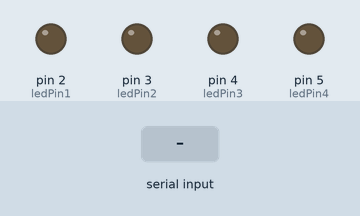
The sketch below on a simulated Arduino Uno, built with avr-gcc and run on an emulated ATmega328P. On the bench: output pins drawn as LEDs (lit = HIGH). Inputs (shaded band) come from the test bench.

Above: at 1.2 s.
1.3 s: "1" received over Serial
At 2.0 s:
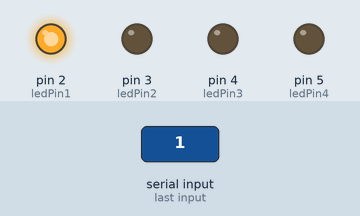
2.8 s: "2" received over Serial
At 3.1 s:
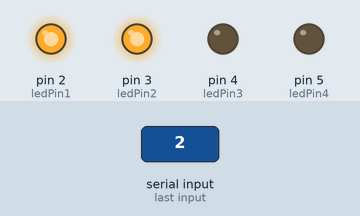
4.3 s: "3" received over Serial
At 5.4 s:
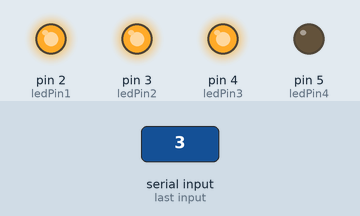
5.8 s: "4" received over Serial
At 6.6 s:
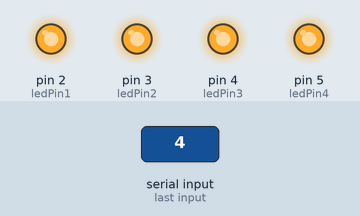
7.3 s: "1" received over Serial
At 7.7 s:
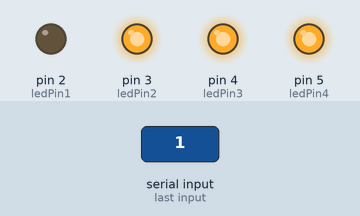
8.8 s: "0" received over Serial
At 10.1 s:
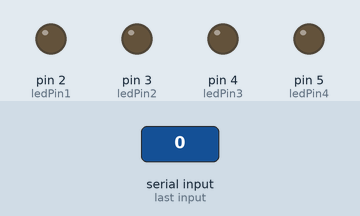
Timing chart, 0 to 11.3 s (numbered marks = the images above; inputs shaded):
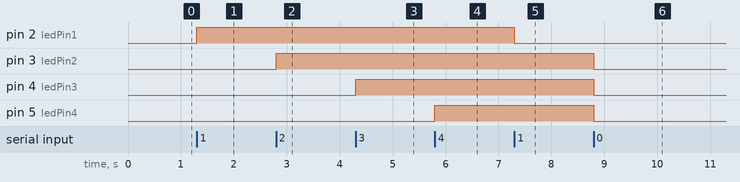

The sketch:

leds.ino
```cpp
const int ledPin1 = 2;
const int ledPin2 = 3;
const int ledPin3 = 4;
const int ledPin4 = 5;
bool secuencia_activa = true;

// Variables para mantener el estado de cada LED
bool ledEstado1 = false;
bool ledEstado2 = false;
bool ledEstado3 = false;
bool ledEstado4 = false;

void setup() {
  pinMode(ledPin1, OUTPUT);
  pinMode(ledPin2, OUTPUT);
  pinMode(ledPin3, OUTPUT);
  pinMode(ledPin4, OUTPUT);
  Serial.begin(9600);
}

void loop() {
  if (secuencia_activa && Serial.available() > 0) {
    char command = Serial.read();
    if (command == '1') {
      ledEstado1 = !ledEstado1; // Cambia el estado del LED 1
      digitalWrite(ledPin1, ledEstado1 ? HIGH : LOW); // Enciende o apaga el LED 1 según su estado
    } else if (command == '2') {
      ledEstado2 = !ledEstado2; // Cambia el estado del LED 2
      digitalWrite(ledPin2, ledEstado2 ? HIGH : LOW); // Enciende o apaga el LED 2 según su estado
    } else if (command == '3') {
      ledEstado3 = !ledEstado3; // Cambia el estado del LED 3
      digitalWrite(ledPin3, ledEstado3 ? HIGH : LOW); // Enciende o apaga el LED 3 según su estado
    } else if (command == '4') {
      ledEstado4 = !ledEstado4; // Cambia el estado del LED 4
      digitalWrite(ledPin4, ledEstado4 ? HIGH : LOW); // Enciende o apaga el LED 4 según su estado
    } else if (command == '0') {
      // Apaga todos los LEDs y reinicia los estados
      digitalWrite(ledPin1, LOW);
      digitalWrite(ledPin2, LOW);
      digitalWrite(ledPin3, LOW);
      digitalWrite(ledPin4, LOW);
      ledEstado1 = false;
      ledEstado2 = false;
      ledEstado3 = false;
      ledEstado4 = false;
    }
  }
}
```

Measured:
- after the input at 1.3 s, pin 2 (ledPin1): LOW → HIGH at once
- after the input at 2.8 s, pin 3 (ledPin2): LOW → HIGH at once
- after the input at 4.3 s, pin 4 (ledPin3): LOW → HIGH at once
- after the input at 5.8 s, pin 5 (ledPin4): LOW → HIGH at once
- after the input at 7.3 s, pin 2 (ledPin1): HIGH → LOW at once
- after the input at 8.8 s, pin 3 (ledPin2), pin 4 (ledPin3), pin 5 (ledPin4): HIGH → LOW at once
